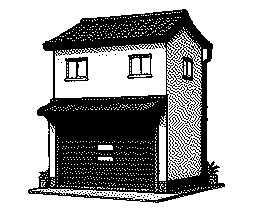
#> input picture art/final/house_list_01.png, 253 x 212 px, given in place of goods-real-a_0.png, which was not available
$ python install_goods_real.py
#> lines starting #> are read from the running program, lines starting #| are printed output that depends on the picture; after the words box and inside, x2 and y2 are one past the last pixel; in counts of white or black regions, pixels touching at a corner belong together
"""Crop the two goods sheets and install 112px and 32px 1bpp icons.

Light fills stay white. Dark structure and edges stay black. Only the
112px pictures dither a narrow mid band, so a list thumbnail does not
turn into gray noise.
"""
from __future__ import annotations

import hashlib
import json
import shutil
import subprocess
import sys
from pathlib import Path

import numpy as np
from PIL import Image

ROOT = Path(r"d:\workspace\XTApp AI\maifangji")
ART = ROOT / "art"
SEEDREAM = ART / "seedream"
PNG2XIC = Path(r"d:\workspace\XTApp AI\png2xic-kit\png2xic.py")
PROJECT_JSON = ROOT / "xtapp-studio" / "project.json"
LAYERS = SEEDREAM / "goods-real-layers"
HERO = 112
THUMB = 32

SHEETS = [
    (SEEDREAM / "goods-real-a_0.png", 1),
    (SEEDREAM / "goods-real-b_0.png", 5),
]


def run(cmd: list[str], env: dict | None = None) -> None:
    print(">", " ".join(str(part) for part in cmd))
    subprocess.check_call(cmd, env=env)


def isolate(tile: Image.Image) -> Image.Image:
    image = tile.convert("RGBA")
    pixels = image.load()
    width, height = image.size
    for y in range(height):
        for x in range(width):
            red, green, blue, _alpha = pixels[x, y]
            if red > 242 and green > 242 and blue > 242:
                pixels[x, y] = (255, 255, 255, 0)
    bbox = image.split()[-1].getbbox()
    if not bbox:
        raise SystemExit("empty goods tile")
    left, top, right, bottom = bbox
    pad = 8
    return image.crop((
        max(0, left - pad),
        max(0, top - pad),
        min(width, right + pad),
        min(height, bottom + pad),
    ))


def crop_sheets() -> list[Path]:
    if LAYERS.exists():
        shutil.rmtree(LAYERS)
    LAYERS.mkdir(parents=True)
    paths = []
    for sheet_path, first_id in SHEETS:
        sheet = Image.open(sheet_path)
#> sheet is the input picture: PIL image 253x212 RGB; 65.2% white; 101 black regions (91 under 20 px), largest, box (x1, y1, x2, y2) and area: (28, 9, 225, 203) 17580, (64, 57, 89, 82) 270, (127, 53, 153, 79) 249
        half_w, half_h = sheet.width // 2, sheet.height // 2
#> half_w = 126; half_h = 106
        boxes = [
            (0, 0, half_w, half_h),
            (half_w, 0, sheet.width, half_h),
            (0, half_h, half_w, sheet.height),
            (half_w, half_h, sheet.width, sheet.height),
        ]
        for offset, box in enumerate(boxes):
            goods_id = first_id + offset
            dest = LAYERS / f"goods_{goods_id:02d}.png"
            isolate(sheet.crop(box)).save(dest)
            paths.append(dest)
#> this loop made 4 passes
#> (left in isolate, top in isolate, right in isolate, bottom in isolate) on passes 1 to 4: (42, 15, 126, 106), (0, 9, 87, 106), (28, 0, 126, 94), (0, 0, 99, 97)
#> pass 1, in isolate, `image = tile.convert("RGBA")`:
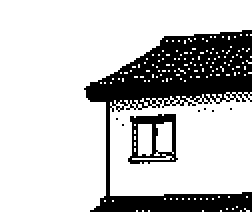
#> image: PIL image 126x106 RGBA (shown 2 times larger); mean R, G, B, A 197, 197, 197, 255
#> pass 1, in crop_sheets, `isolate(sheet.crop(box)).save(dest)`:
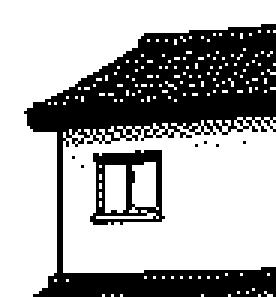
#> saved as goods_01.png: PIL image 92x99 RGBA (shown 3 times larger); mean R, G, B, A 170, 170, 170, 85; transparent parts drawn white
#> pass 2, in isolate (call 2), `image = tile.convert("RGBA")`:
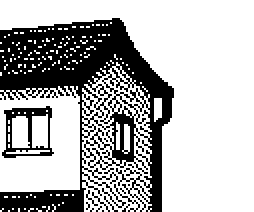
#> image: PIL image 127x106 RGBA (shown 2 times larger); mean R, G, B, A 178.4, 178.4, 178.4, 255
#> pass 2, in crop_sheets, `isolate(sheet.crop(box)).save(dest)`:
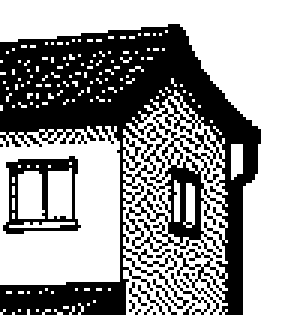
#> saved as goods_02.png: PIL image 95x105 RGBA (shown 3 times larger); mean R, G, B, A 151.6, 151.6, 151.6, 103.4; transparent parts drawn white
#> after the loop, paths = 4 items
#> pass 2 of the loop in crop_sheets, `for sheet_path, first_id in SHEETS:`:
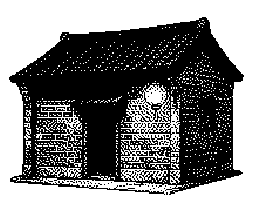
#> input picture art/final/house_list_02.png, 253 x 212 px, given in place of goods-real-b_0.png, which was not available
#> in crop_sheets, sheet is the input picture: PIL image 253x212 RGB; 50.4% white; 83 black regions (79 under 20 px), largest, box (x1, y1, x2, y2) and area: (9, 17, 244, 195) 26196, (49, 112, 62, 117) 57, (136, 151, 148, 156) 40, (65, 118, 73, 123) 22
#> the loop in crop_sheets, `for offset, box in enumerate(boxes):` made 4 passes
#> (left in isolate, top in isolate, right in isolate, bottom in isolate) on passes 1 to 4: (9, 30, 126, 106), (0, 17, 118, 106), (10, 0, 126, 85), (0, 0, 117, 89)
#> pass 1, in isolate (call 5), `image = tile.convert("RGBA")`:
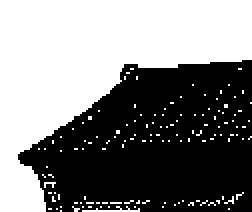
#> image: PIL image 126x106 RGBA (shown 2 times larger); mean R, G, B, A 128.4, 128.4, 128.4, 255
#> after the loop in crop_sheets, `for offset, box in enumerate(boxes):`: paths = 8 items
    return paths


def fit_on_white(image: Image.Image, size: int, margin: int) -> Image.Image:
    canvas = Image.new("RGB", (size, size), (255, 255, 255))
    image = image.convert("RGBA")
    bbox = image.split()[-1].point(lambda value: 255 if value > 16 else 0).getbbox()
    if not bbox:
        raise SystemExit("empty goods tile")
    image = image.crop(bbox)
    box = size - margin * 2
    scale = min(box / image.width, box / image.height)
    fitted = image.resize(
        (max(1, int(round(image.width * scale))), max(1, int(round(image.height * scale)))),
        Image.Resampling.LANCZOS,
    )
    flat = Image.new("RGB", fitted.size, (255, 255, 255))
    flat.paste(fitted, mask=fitted.split()[-1])
    canvas.paste(flat, ((size - flat.width) // 2, (size - flat.height) // 2))
    return canvas.convert("L")


def band_ink(gray: Image.Image, black: float = 85, white: float = 188) -> Image.Image:
    arr = np.asarray(gray, dtype=np.float64)
    result = np.full(arr.shape, 255, dtype=np.uint8)
    result[arr < black] = 0
    mid = (arr >= black) & (arr < white)
    work = np.clip((arr - black) / max(1.0, white - black), 0, 1) * 255
    height, width = arr.shape
    levels = work.copy()
    for y in range(height):
        for x in range(width):
            if not mid[y, x]:
                continue
            old = levels[y, x]
            new = 0.0 if old < 128 else 255.0
            result[y, x] = 0 if new == 0 else 255
            error = old - new
            for dx, dy, weight in ((1, 0, 7 / 16), (-1, 1, 3 / 16), (0, 1, 5 / 16), (1, 1, 1 / 16)):
                nx, ny = x + dx, y + dy
                if 0 <= nx < width and 0 <= ny < height and mid[ny, nx]:
                    levels[ny, nx] += error * weight
    return Image.fromarray(result, mode="L").convert("RGB")


def thumb_ink(gray: Image.Image) -> Image.Image:
    arr = np.asarray(gray, dtype=np.float64)
    horizontal = np.zeros_like(arr)
    vertical = np.zeros_like(arr)
    horizontal[:, 1:] = np.abs(arr[:, 1:] - arr[:, :-1])
    vertical[1:, :] = np.abs(arr[1:, :] - arr[:-1, :])
    darker = np.zeros_like(arr, dtype=bool)
    darker[:, 1:] |= (horizontal[:, 1:] > 28) & (arr[:, 1:] <= arr[:, :-1])
    darker[:, :-1] |= (horizontal[:, 1:] > 28) & (arr[:, :-1] < arr[:, 1:])
    darker[1:, :] |= (vertical[1:, :] > 28) & (arr[1:, :] <= arr[:-1, :])
    darker[:-1, :] |= (vertical[1:, :] > 28) & (arr[:-1, :] < arr[1:, :])
    result = np.where((arr < 128) | darker, 0, 255).astype(np.uint8)
    return Image.fromarray(result, mode="L").convert("RGB")


def upsert_project_asset(data: dict, key: str, size: int, digest: str) -> None:
    refs = data.setdefault("project", {}).setdefault("assetRefs", {})
    refs[key] = {
        "key": key,
        "width": size,
        "height": size,
        "bpp": 1,
        "contentHash": digest,
    }
    entry = {
        "key": key,
        "width": size,
        "height": size,
        "bpp": 1,
        "contentHash": digest,
        "process": {"source": "seedream goods-real", "ink": "outline"},
        "xicPath": f"assets/xic/{key}.xic",
        "rawPath": None,
        "rawType": "",
        "xicType": "application/x-xic",
    }
    assets = data.setdefault("assets", [])
    for index, item in enumerate(assets):
        if item.get("key") == key:
            assets[index] = entry
            return
    assets.append(entry)


def add_preload(manifest_path: Path, keys: list[str]) -> None:
    data = json.loads(manifest_path.read_text(encoding="utf-8"))
    preload = data.setdefault("preload_assets", [])
    for key in keys:
        if key not in preload:
            preload.append(key)
    manifest_path.write_text(json.dumps(data, ensure_ascii=False, indent=2) + "\n", encoding="utf-8")


def main() -> int:
    sources = crop_sheets()
#> sources = 8 items
    final_dir = ART / "final"
    final_dir.mkdir(parents=True, exist_ok=True)
    pngs = []
    sizes = {}
    for path in sources:
        goods_id = int(path.stem.split("_")[1])
#> goods_id = 1
        color = Image.open(path)
        for size, prefix, paint, margin in (
            (HERO, "goods_icon_", band_ink, 3),
            (THUMB, "goods_thumb_", thumb_ink, 1),
        ):
            key = f"{prefix}{goods_id:02d}"
            out = final_dir / f"{key}.png"
            paint(fit_on_white(color, size, margin)).save(out)
            pngs.append(out)
            sizes[key] = size
#> this loop made 2 passes
#> (key, bbox in fit_on_white) on passes 1 to 2: ('goods_icon_01', (8, 8, 92, 99)), ('goods_thumb_01', (8, 8, 92, 99))
#> pass 1, in fit_on_white, `image = image.crop(bbox)`:
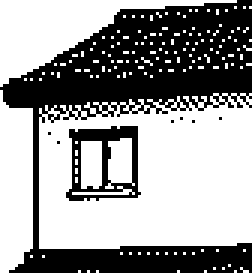
#> image: PIL image 84x91 RGBA (shown 3 times larger); mean R, G, B, A 153.7, 153.7, 153.7, 101.3; transparent parts drawn white
#> pass 1, in fit_on_white, `fitted = image.resize( (max(1, int(round(image.width * scale))), max(1..`:
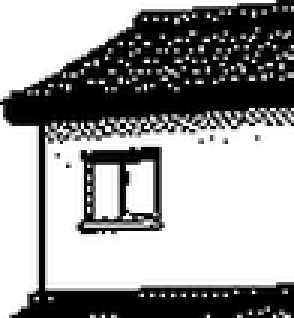
#> fitted: PIL image 98x106 RGBA (shown 3 times larger); mean R, G, B, A 0, 0, 0, 100; transparent parts drawn white
#> after the loop, pngs = 2 items; sizes = {'goods_icon_01': 112, 'goods_thumb_01': 32}
#> pass 2 of the loop in main, `for path in sources:`:
#> in main, `goods_id = int(path.stem.split("_")[1])`: goods_id = 2
#> the loop in main, `for size, prefix, paint, margin in ( (HERO, "goods_icon_", band_ink, 3..` made 2 passes
#> (key, bbox in fit_on_white) on passes 1 to 2: ('goods_icon_02', (0, 8, 87, 105)), ('goods_thumb_02', (0, 8, 87, 105))
#> pass 1, in band_ink (call 2), `arr = np.asarray(gray, dtype=np.float64)`:
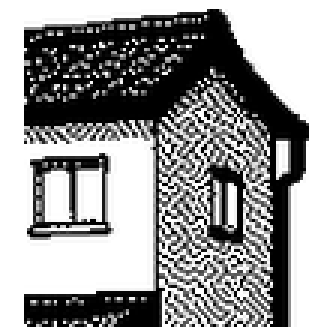
#> arr: shape (112, 112) float64 (shown 3 times larger); min 0, max 255, mean 156.3
#> after the loop in main, `for size, prefix, paint, margin in (`: pngs = 4 items; sizes = {'goods_icon_01': 112, 'goods_thumb_01': 32, 'goods_icon_02': 112, 'goods_thumb_02': 32}

    xic_dir = ART / "xic-goods-real"
    if xic_dir.exists():
        shutil.rmtree(xic_dir)
    xic_dir.mkdir(parents=True)
    run([sys.executable, str(PNG2XIC), "--mode", "bw", "--out-dir", str(xic_dir), *[str(path) for path in pngs]])

    hashes = {}
    destinations = [ROOT / "assets", ROOT / "assets" / "xic", ART / "xic"]
    for source in sorted(xic_dir.glob("*.xic")):
        digest = hashlib.sha256(source.read_bytes()).hexdigest()
        hashes[source.stem] = digest
        for dest_dir in destinations:
            dest_dir.mkdir(parents=True, exist_ok=True)
            shutil.copy2(source, dest_dir / source.name)

    data = json.loads(PROJECT_JSON.read_text(encoding="utf-8"))
    keys = []
    for key, digest in hashes.items():
        upsert_project_asset(data, key, sizes[key], digest)
        keys.append(key)
    preload = data.setdefault("project", {}).setdefault("manifest", {}).setdefault("preload_assets", [])
    for key in keys:
        if key not in preload:
            preload.append(key)
    PROJECT_JSON.write_text(json.dumps(data, ensure_ascii=False, indent=2) + "\n", encoding="utf-8")
    add_preload(ROOT / "manifest.json", keys)
    add_preload(ROOT / "project-files" / "manifest.json", keys)
    print("Installed", ", ".join(sorted(hashes)))
    return 0


if __name__ == "__main__":
#> (the run stopped early here; a loop or call above may not have finished)
